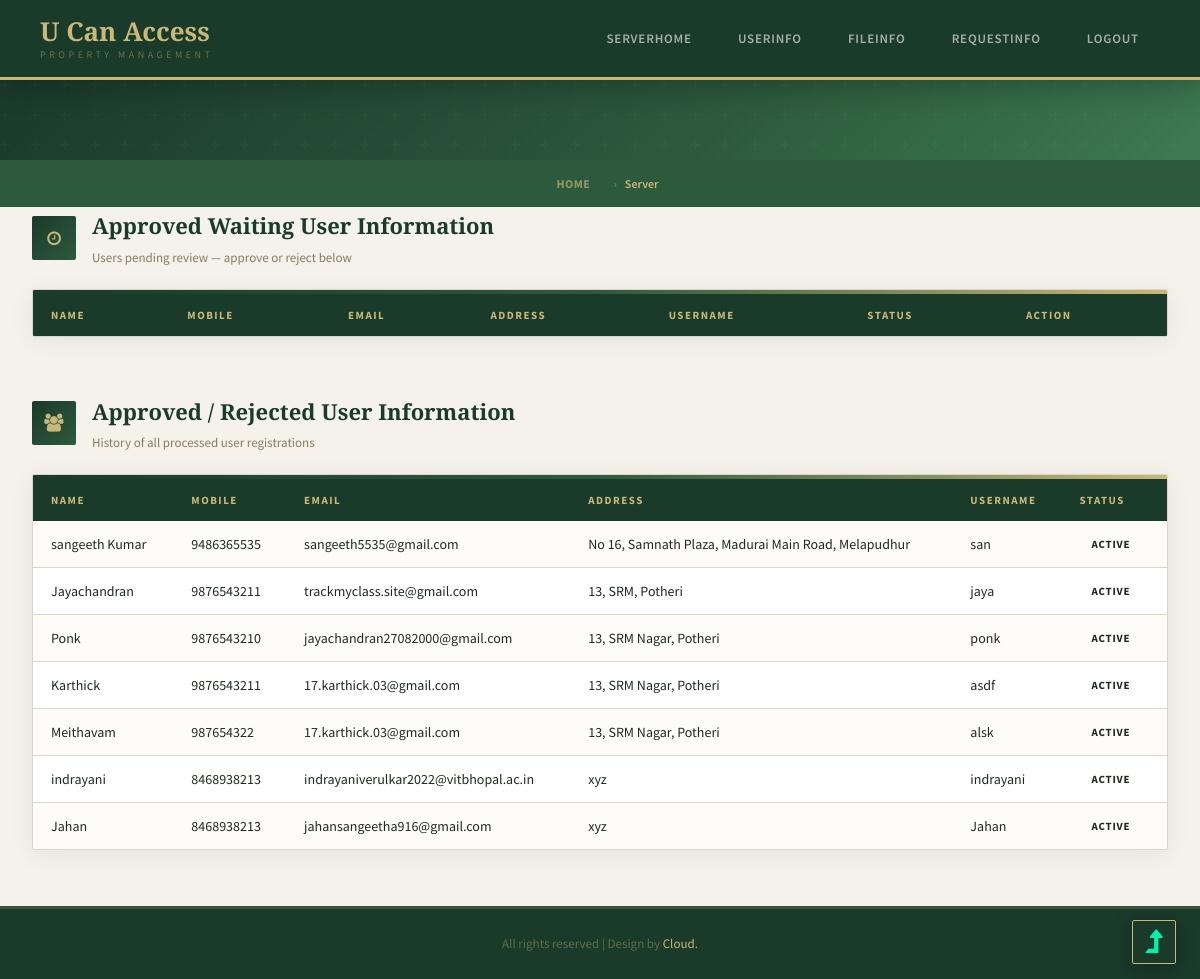
The page /SUserInfo on the database its author committed.
### tables this page shows
CREATE TABLE regtb (
            id INTEGER PRIMARY KEY AUTOINCREMENT,
            uname TEXT,
            mobile TEXT,
            email TEXT,
            address TEXT,
            username TEXT,
            password TEXT,
            status TEXT,
            LoginKey TEXT
        );

### App_v2.py (the view)
@app.route("/SUserInfo")
def SUserInfo():
    conn = get_db_connection()
    cur = conn.cursor()
    cur.execute("SELECT * FROM regtb WHERE status='waiting'")
    data = cur.fetchall()
    cur.execute("SELECT * FROM regtb WHERE status='Active'")
    data1 = cur.fetchall()
    conn.close()
    return render_template('SUserInfo.html', data=data, data1=data1)

### App_v2.py (called while the page is built)
def get_db_connection():
    conn = sqlite3.connect(DB_PATH)
    conn.row_factory = sqlite3.Row  # Allows accessing columns by name
    return conn

### templates/SUserInfo.html (shortened to what this page needs)
<html lang="zxx">
<head>
    <link href="../static/css/bootstrap.css" type="text/css" rel="stylesheet" media="all">
    <link href="../static/css/style.css" type="text/css" rel="stylesheet" media="all">
    <link href="../static/css/font-awesome.min.css" rel="stylesheet">
</head>
<body>
    <header id="home">
        <div class="container">
            <div class="header d-lg-flex justify-content-between align-items-center py-sm-3 py-2 px-sm-2 px-1">
                <div id="logo"><h1><a href="#">U Can Access</a></h1></div>
                <div class="nav_w3ls ml-lg-5">
                    <nav>
                        <ul class="menu">{% include 'Menu/Server.html' %}</ul>
                    </nav>
                </div>
            </div>
        </div>
    </header>
    <div class="inner-banner-w3ls d-flex flex-column justify-content-center align-items-center"></div>
    <nav aria-label="breadcrumb">
        <div class="container">
            <ol class="breadcrumb d-flex justify-content-center">
                <li class="breadcrumb-item"><a href="/" class="m-0">Home</a></li>
                <li class="breadcrumb-item active" aria-current="page">Server</li>
            </ol>
        </div>
    </nav>
    <section class="contact-wthree align-w3" id="contact">
        <div class="container">
            <div class="wthree_pvt_title">
                <div class="contact-form-wthreelayouts">
                    <div class="table-section">
                        <div class="table-section-header">
                            <div class="table-section-icon"><span class="fa fa-user-clock" style="font-size:16px;">&#xf017;</span></div>
                            <div>
                                <p class="table-section-title">Approved Waiting User Information</p>
                                <p class="table-section-sub">Users pending review — approve or reject below</p>
                            </div>
                        </div>
                        <div class="table-card">
                            <div class="table-card-top"></div>
                            <table border="0">
                                <tr bgcolor="#40bad5">
                                    <td><div>Name</div></td>
                                    <td><div>Mobile</div></td>
                                    <td><div>Email</div></td>
                                    <td><div>Address</div></td>
                                    <td><div>Username</div></td>
                                    <td><div>Status</div></td>
                                    <td><div>Action</div></td>
                                </tr>
                            </table>
                        </div>
                    </div>
                    <div class="table-section">
                        <div class="table-section-header">
                            <div class="table-section-icon"><span class="fa fa-users"></span></div>
                            <div>
                                <p class="table-section-title">Approved / Rejected User Information</p>
                                <p class="table-section-sub">History of all processed user registrations</p>
                            </div>
                        </div>
                        <div class="table-card">
                            <div class="table-card-top"></div>
                            <table border="0">
                                <tr bgcolor="#40bad5">
                                    <td><div>Name</div></td>
                                    <td><div>Mobile</div></td>
                                    <td><div>Email</div></td>
                                    <td><div>Address</div></td>
                                    <td><div>Username</div></td>
                                    <td><div>Status</div></td>
                                </tr>
                                {% for item1 in data1 %}
                                <tr>
                                    <td><div class="contact_form_name style2">{{item1[1]}}</div></td>
                                    <td><div class="contact_form_name style2">{{item1[2]}}</div></td>
                                    <td><div class="contact_form_name style2">{{item1[3]}}</div></td>
                                    <td><div class="contact_form_name style2">{{item1[4]}}</div></td>
                                    <td><div class="contact_form_name style2">{{item1[5]}}</div></td>
                                    <td><div><span class="status-pill">{{item1[7]}}</span></div></td>
                                </tr>
                                {% endfor %}
                            </table>
                        </div>
                    </div>
                </div>
            </div>
        </div>
    </section>
    <div class="cpy-right text-center">
        <p class="text-wh">All rights reserved | Design by <a href="#"> Cloud.</a></p>
    </div>
    <a href="#home" class="move-top text-center"><span class="fa fa-level-up" aria-hidden="true"></span></a>
</body>
</html>

### static/css/style.css (style rules this page uses)
body { margin: 0; font-family: 'Lato', sans-serif; background: #fff; }
body a, .w3ls-btn { transition: 0.5s all; -webkit-transition: 0.5s all; -moz-transition: 0.5s all; -o-transition: 0.5s all; -ms-transition: 0.5s all; text-decoration: none; outline: none; }
h1, h2, h3, h4, h5, h6 { margin: 0; font-family: 'Poppins', sans-serif; }
p { margin: 0; color: #333; font-size: 1em; line-height: 1.7; }
ul { margin: 0; padding: 0; }
ul { list-style-type: none; }
html { scroll-behavior: smooth; }
.text-wh { color: #fff; }
a.move-top { position: fixed; bottom: 1.5%; right: 2%; z-index: 0; }
a.move-top span { color: #00f2aa; font-size: 30px; }
header { background: #0083ff; }
nav { margin: 0; padding: 0; }
#logo a { float: left; display: initial; font-family: 'Lato', sans-serif; font-weight: 400; font-size: 0.8em; text-transform: capitalize; color: #fff; }
nav:after { content: ""; display: table; clear: both; }
nav ul { padding: 0; margin: 0; list-style: none; position: relative; }
nav a { margin: 0 5px; display: inline-block; transition: 0.5s all; -webkit-transition: 0.5s all; -moz-transition: 0.5s all; -o-transition: 0.5s all; -ms-transition: 0.5s all; font-weight: 700; text-transform: uppercase; color: #fff; padding: 4px 15px; font-size: 0.9em; letter-spacing: 0.5px; border-radius: 20px; }
li>a:only-child:after { content: ''; }
@media (max-width: 1280px) { nav a { font-size: 14px; } }
.cpy-right { padding: 1vw; background: #0083ff; }
.cpy-right p { color: #fff; }
.cpy-right a { color: #fff; }
.banner:before, .inner-banner-w3ls:before { position: absolute; content: ''; background: rgba(0, 0, 0, 0.24); width: 100%; height: 100%; top: 0; left: 0; z-index: -1; }
.inner-banner-w3ls { background: url(../images/inner-banner.jpg) no-repeat center; background-size: cover; min-height: 300px; position: relative; z-index: 0; }
.wthree_pvt_title { margin-bottom: 5em; }
.align-w3 { padding: 5em 0; }
.contact-form-wthreelayouts { padding: 2em; border: 20px solid #eee; border-radius: 20px; }

### rows shown on the page
regtb: uname "sangeeth Kumar", mobile "9486365535", email "sangeeth5535@gmail.com", address "No 16, Samnath Plaza, Madurai Main Road, Melapudhur", username "san", status "ACTIVE"
regtb: uname "Jayachandran", mobile "9876543211", email "trackmyclass.site@gmail.com", address "13, SRM, Potheri", username "jaya", status "ACTIVE"
regtb: uname "Ponk", mobile "9876543210", email "jayachandran27082000@gmail.com", address "13, SRM Nagar, Potheri", username "ponk", status "ACTIVE"
regtb: uname "Karthick", mobile "9876543211", email "17.karthick.03@gmail.com", address "13, SRM Nagar, Potheri", username "asdf", status "ACTIVE"
regtb: uname "Meithavam", mobile "987654322", email "17.karthick.03@gmail.com", address "13, SRM Nagar, Potheri", username "alsk", status "ACTIVE"
regtb: uname "indrayani", mobile "8468938213", email "indrayaniverulkar2022@vitbhopal.ac.in", address "xyz", username "indrayani", status "ACTIVE"
regtb: uname "Jahan", mobile "8468938213", email "jahansangeetha916@gmail.com", address "xyz", username "Jahan", status "ACTIVE"
